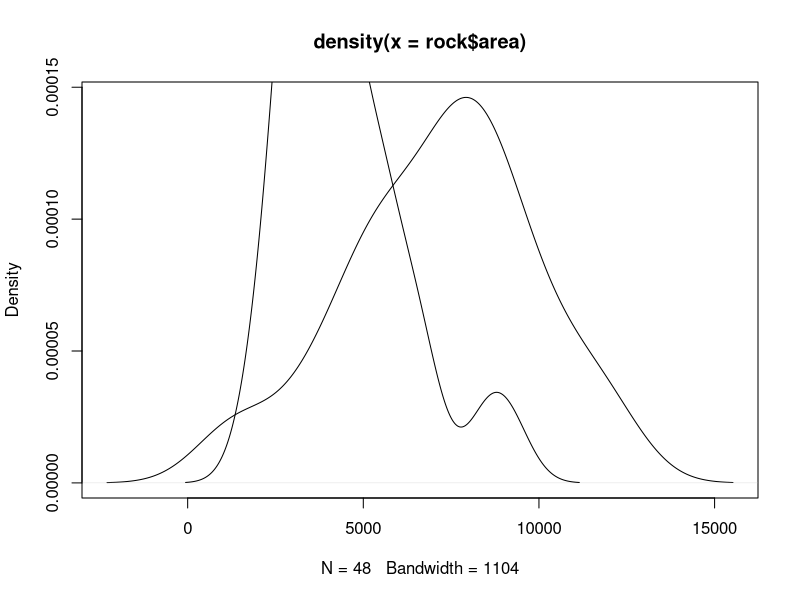

Write the R code that produced this figure.
data("rock")

# requirement 1
funct <- function(x , vect){
  index <- 1
  flag <- 0 
  for(i in vect){
    if(x == i){
      flag <- 1
      break
    }
    else{
      index <- index + 1
    }
  }
  if(flag == 0){
    print("the value not found in the vector")
  }
  else{
    return(index)
  }
}

x <- c(10,20,30,40,50)
funct(40,x)

# requirement 2

shape <- rock$shape[rock$perm == 82.4 & rock$peri > 4000 & rock$area < 11111]
print(paste("the shape is ",shape))

# requirement 3

newShape <- rock$shape * 20000
plot(density(rock$area))
lines(density(newShape))